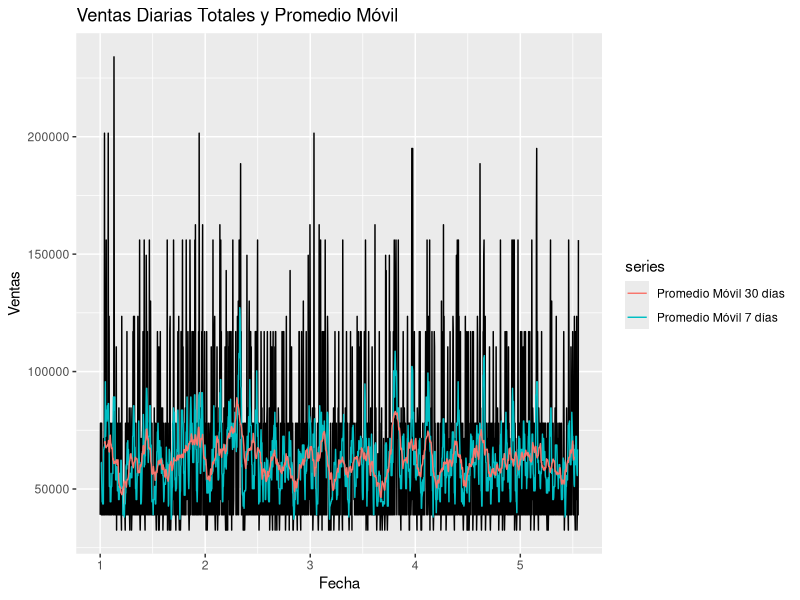
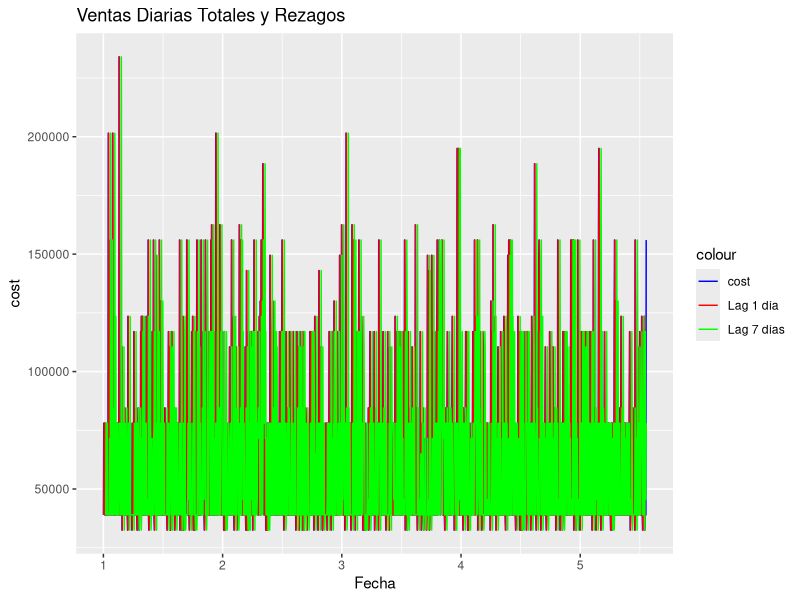
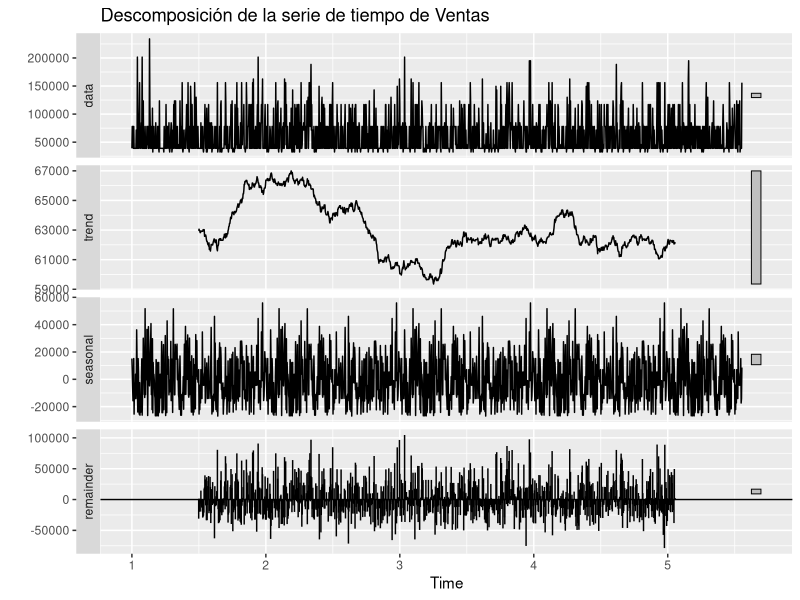
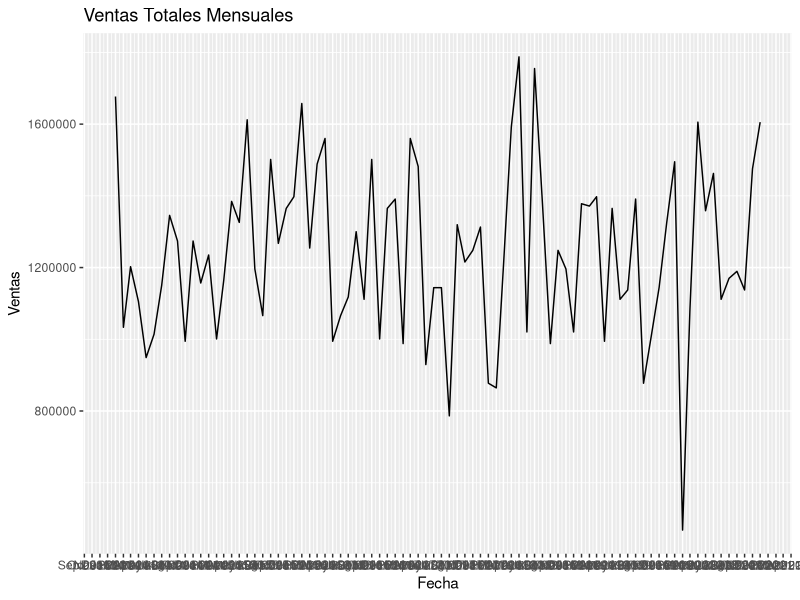

Write the R code that produced these figures, in order.
## ---- chunk 1
#install.packages("readxl")
#install.packages("forecast")
knitr::opts_chunk$set(warning = FALSE, message = FALSE)
## ---- chunk 2
library(readxl)
library(dplyr)
library(lubridate)
library(ggplot2)
library(forecast)
## ---- chunk 3
datos <- read_excel("MUESTRA SERIE TIEMPO.xlsx", col_types = c('numeric','numeric','date','numeric','numeric','text','numeric','text','text','text','numeric','numeric','numeric','text','numeric','text','text','text'
))


# Agregar una columna de mes
datos <- datos %>% mutate(Mes = month(transaction_date, label = TRUE, abbr = TRUE))


# Limpiar y transformar los datos
datos <- datos %>%
  mutate(cost = as.numeric(gsub("[\\$, ]", "", cost)), # Elimina $, espacios y comas de 'cost' y lo convierte a numérico
         transaction_date = ymd(transaction_date)) %>%
  filter(!is.na(cost))  # Elimina filas con costos NA (Producto 23)

## ---- chunk 4
# Promedio móvil
# Crear una serie de tiempo para las ventas diarias totales
ventas_ts <- ts(datos %>% group_by(transaction_date) %>% summarise(VentasTotales = sum(cost)) %>% pull(VentasTotales), frequency = 365)


# Calcular el promedio móvil (ejemplo con ventana de 7 días y 30 días)
ventas_ma7 <- ma(ventas_ts, order = 7)
ventas_ma30 <- ma(ventas_ts, order = 30)


# Graficar la serie de tiempo y el promedio móvil
autoplot(ventas_ts) +
  autolayer(ventas_ma7, series="Promedio Móvil 7 días") +
  autolayer(ventas_ma30, series = "Promedio Móvil 30 días")+
  ggtitle("Ventas Diarias Totales y Promedio Móvil") +
  xlab("Fecha") + ylab("Ventas")

## ---- chunk 5
# 2. Rezagos (lags)
# Calcular el rezago de las ventas (ejemplo con 1 y 7 días de rezago)
ventas_lag1 <- lag(as.numeric(ventas_ts), 1)

ventas_lag7 <- lag(as.numeric(ventas_ts), 7)


# Crear el data.frame con los vectores numéricos
df_lags <- data.frame(Fecha = time(ventas_ts),
                     cost = ventas_ts,
                     Lag1 = ventas_lag1,
                     Lag7 = ventas_lag7)


# Graficar la serie y los rezagos
ggplot(df_lags, aes(x = Fecha)) +
  geom_line(aes(y = cost, color = "cost")) +
  geom_line(aes(y = Lag1, color = "Lag 1 día")) +
  geom_line(aes(y = Lag7, color = "Lag 7 días")) +
  ggtitle("Ventas Diarias Totales y Rezagos") +
  xlab("Fecha") + ylab("cost") +
  scale_color_manual(values = c("cost" = "blue", "Lag 1 día" = "red", "Lag 7 días" = "green"))
## ---- chunk 6
# 3. Estacionalidad (usando descomposición)

ventas_decomp <- decompose(ventas_ts)

autoplot(ventas_decomp) + ggtitle("Descomposición de la serie de tiempo de Ventas")

## ---- chunk 7
# Análisis con promedio mensual para ver la estacionalidad
ventas_mensual <- datos %>%
  group_by(Mes, transaction_date = floor_date(transaction_date, "month")) %>% # Agrupa por mes y primer día del mes.
  summarise(VentasTotales = sum(cost))

ggplot(ventas_mensual, aes(x = transaction_date, y = VentasTotales)) +
  geom_line() +
  ggtitle("Ventas Totales Mensuales") +
  xlab("Fecha") + ylab("Ventas")+
  scale_x_date(date_breaks = "1 month", date_labels = "%b %Y") # Ajusta etiquetas del eje x
